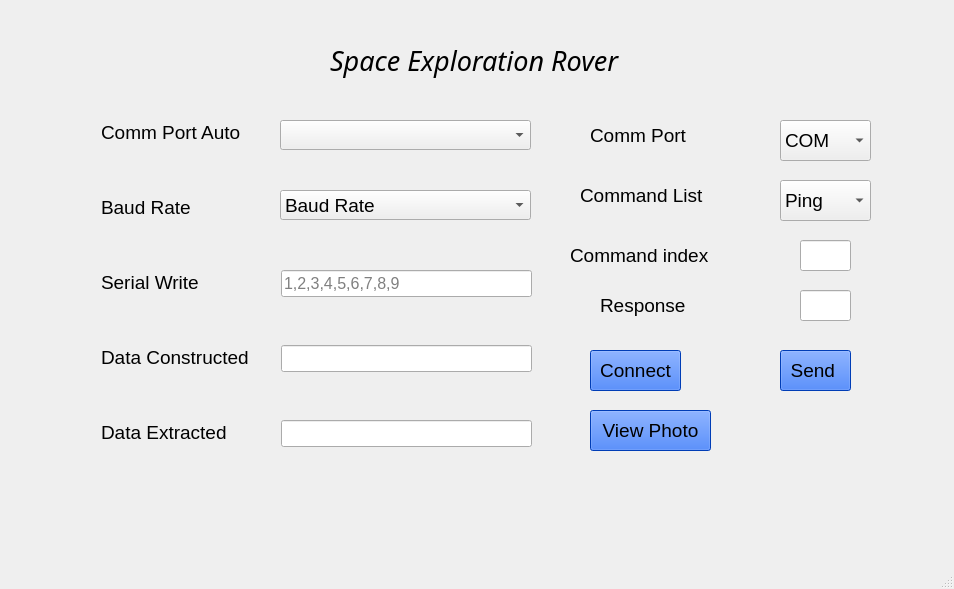
<?xml version="1.0" encoding="UTF-8"?>
<ui version="4.0">
 <class>MainWindow</class>
 <widget class="QMainWindow" name="MainWindow">
  <property name="geometry">
   <rect>
    <x>0</x>
    <y>0</y>
    <width>954</width>
    <height>589</height>
   </rect>
  </property>
  <property name="windowTitle">
   <string>MainWindow</string>
  </property>
  <property name="autoFillBackground">
   <bool>true</bool>
  </property>
  <property name="styleSheet">
   <string notr="true">background-image: url(&quot;./pic/background.jpg&quot;) no-repeat center center fixed;
</string>
  </property>
  <property name="animated">
   <bool>false</bool>
  </property>
  <property name="documentMode">
   <bool>true</bool>
  </property>
  <widget class="QWidget" name="centralwidget">
   <widget class="QComboBox" name="comboBox">
    <property name="geometry">
     <rect>
      <x>780</x>
      <y>120</y>
      <width>91</width>
      <height>41</height>
     </rect>
    </property>
    <property name="font">
     <font>
      <pointsize>14</pointsize>
     </font>
    </property>
    <property name="styleSheet">
     <string notr="true"/>
    </property>
    <item>
     <property name="text">
      <string>COM</string>
     </property>
    </item>
    <item>
     <property name="text">
      <string>COM0</string>
     </property>
    </item>
    <item>
     <property name="text">
      <string>COM1</string>
     </property>
    </item>
    <item>
     <property name="text">
      <string>COM2</string>
     </property>
    </item>
    <item>
     <property name="text">
      <string>COM3</string>
     </property>
    </item>
    <item>
     <property name="text">
      <string>COM4</string>
     </property>
    </item>
    <item>
     <property name="text">
      <string>COM5</string>
     </property>
    </item>
    <item>
     <property name="text">
      <string>COM6</string>
     </property>
    </item>
    <item>
     <property name="text">
      <string>COM7</string>
     </property>
    </item>
    <item>
     <property name="text">
      <string>COM8</string>
     </property>
    </item>
   </widget>
   <widget class="QLabel" name="label_6">
    <property name="geometry">
     <rect>
      <x>101</x>
      <y>346</y>
      <width>151</width>
      <height>22</height>
     </rect>
    </property>
    <property name="font">
     <font>
      <pointsize>14</pointsize>
     </font>
    </property>
    <property name="styleSheet">
     <string notr="true">background: transparent;</string>
    </property>
    <property name="text">
     <string>Data Constructed</string>
    </property>
   </widget>
   <widget class="QComboBox" name="comboBox_3">
    <property name="geometry">
     <rect>
      <x>780</x>
      <y>180</y>
      <width>91</width>
      <height>41</height>
     </rect>
    </property>
    <property name="font">
     <font>
      <pointsize>14</pointsize>
     </font>
    </property>
    <property name="styleSheet">
     <string notr="true"/>
    </property>
    <item>
     <property name="text">
      <string>Ping</string>
     </property>
    </item>
    <item>
     <property name="text">
      <string>MAP</string>
     </property>
    </item>
    <item>
     <property name="text">
      <string>GetCam</string>
     </property>
    </item>
   </widget>
   <widget class="QLabel" name="label_3">
    <property name="geometry">
     <rect>
      <x>101</x>
      <y>196</y>
      <width>89</width>
      <height>22</height>
     </rect>
    </property>
    <property name="font">
     <font>
      <pointsize>14</pointsize>
     </font>
    </property>
    <property name="styleSheet">
     <string notr="true">background: transparent;</string>
    </property>
    <property name="text">
     <string>Baud Rate</string>
    </property>
   </widget>
   <widget class="QPushButton" name="pushButton">
    <property name="geometry">
     <rect>
      <x>780</x>
      <y>350</y>
      <width>71</width>
      <height>41</height>
     </rect>
    </property>
    <property name="font">
     <font>
      <pointsize>14</pointsize>
     </font>
    </property>
    <property name="styleSheet">
     <string notr="true">background-color:rgb(0, 85, 255);</string>
    </property>
    <property name="text">
     <string>Send </string>
    </property>
   </widget>
   <widget class="QLabel" name="label_4">
    <property name="geometry">
     <rect>
      <x>580</x>
      <y>180</y>
      <width>161</width>
      <height>31</height>
     </rect>
    </property>
    <property name="font">
     <font>
      <pointsize>14</pointsize>
     </font>
    </property>
    <property name="styleSheet">
     <string notr="true">background: transparent;</string>
    </property>
    <property name="text">
     <string>Command List</string>
    </property>
   </widget>
   <widget class="QComboBox" name="comboBox_2">
    <property name="geometry">
     <rect>
      <x>280</x>
      <y>190</y>
      <width>251</width>
      <height>30</height>
     </rect>
    </property>
    <property name="font">
     <font>
      <pointsize>14</pointsize>
     </font>
    </property>
    <property name="styleSheet">
     <string notr="true"/>
    </property>
    <item>
     <property name="text">
      <string>Baud Rate</string>
     </property>
    </item>
    <item>
     <property name="text">
      <string>2400</string>
     </property>
    </item>
    <item>
     <property name="text">
      <string>4800</string>
     </property>
    </item>
    <item>
     <property name="text">
      <string>9600</string>
     </property>
    </item>
    <item>
     <property name="text">
      <string>14400</string>
     </property>
    </item>
    <item>
     <property name="text">
      <string>19200</string>
     </property>
    </item>
    <item>
     <property name="text">
      <string>38400</string>
     </property>
    </item>
    <item>
     <property name="text">
      <string>57600</string>
     </property>
    </item>
    <item>
     <property name="text">
      <string>115200</string>
     </property>
    </item>
    <item>
     <property name="text">
      <string>128000</string>
     </property>
    </item>
    <item>
     <property name="text">
      <string>256000</string>
     </property>
    </item>
   </widget>
   <widget class="QLineEdit" name="lineEdit">
    <property name="geometry">
     <rect>
      <x>281</x>
      <y>270</y>
      <width>251</width>
      <height>27</height>
     </rect>
    </property>
    <property name="font">
     <font>
      <pointsize>12</pointsize>
     </font>
    </property>
    <property name="placeholderText">
     <string>1,2,3,4,5,6,7,8,9</string>
    </property>
   </widget>
   <widget class="QComboBox" name="comboBox_4">
    <property name="geometry">
     <rect>
      <x>280</x>
      <y>120</y>
      <width>251</width>
      <height>30</height>
     </rect>
    </property>
    <property name="font">
     <font>
      <pointsize>14</pointsize>
     </font>
    </property>
    <property name="mouseTracking">
     <bool>true</bool>
    </property>
    <property name="styleSheet">
     <string notr="true"/>
    </property>
   </widget>
   <widget class="QLabel" name="label_7">
    <property name="geometry">
     <rect>
      <x>101</x>
      <y>421</y>
      <width>129</width>
      <height>22</height>
     </rect>
    </property>
    <property name="font">
     <font>
      <pointsize>14</pointsize>
     </font>
    </property>
    <property name="styleSheet">
     <string notr="true">background: transparent;</string>
    </property>
    <property name="text">
     <string>Data Extracted</string>
    </property>
   </widget>
   <widget class="QPushButton" name="pushButton_3">
    <property name="geometry">
     <rect>
      <x>590</x>
      <y>410</y>
      <width>121</width>
      <height>41</height>
     </rect>
    </property>
    <property name="font">
     <font>
      <pointsize>14</pointsize>
      <italic>false</italic>
     </font>
    </property>
    <property name="styleSheet">
     <string notr="true">background-color:rgb(0, 85, 255);
</string>
    </property>
    <property name="text">
     <string>View Photo</string>
    </property>
   </widget>
   <widget class="QLineEdit" name="lineEdit_4">
    <property name="geometry">
     <rect>
      <x>800</x>
      <y>290</y>
      <width>51</width>
      <height>31</height>
     </rect>
    </property>
    <property name="font">
     <font>
      <pointsize>12</pointsize>
     </font>
    </property>
   </widget>
   <widget class="QLineEdit" name="lineEdit_5">
    <property name="geometry">
     <rect>
      <x>800</x>
      <y>240</y>
      <width>51</width>
      <height>31</height>
     </rect>
    </property>
    <property name="font">
     <font>
      <pointsize>12</pointsize>
     </font>
    </property>
   </widget>
   <widget class="QLabel" name="label_9">
    <property name="geometry">
     <rect>
      <x>101</x>
      <y>121</y>
      <width>144</width>
      <height>22</height>
     </rect>
    </property>
    <property name="font">
     <font>
      <pointsize>14</pointsize>
     </font>
    </property>
    <property name="styleSheet">
     <string notr="true">background: transparent;</string>
    </property>
    <property name="text">
     <string>Comm Port Auto</string>
    </property>
   </widget>
   <widget class="QLabel" name="label_8">
    <property name="geometry">
     <rect>
      <x>600</x>
      <y>290</y>
      <width>91</width>
      <height>31</height>
     </rect>
    </property>
    <property name="font">
     <font>
      <pointsize>14</pointsize>
     </font>
    </property>
    <property name="styleSheet">
     <string notr="true">background: transparent;</string>
    </property>
    <property name="text">
     <string>Response</string>
    </property>
   </widget>
   <widget class="QLineEdit" name="lineEdit_2">
    <property name="geometry">
     <rect>
      <x>281</x>
      <y>345</y>
      <width>251</width>
      <height>27</height>
     </rect>
    </property>
    <property name="font">
     <font>
      <pointsize>12</pointsize>
     </font>
    </property>
   </widget>
   <widget class="QLabel" name="label_10">
    <property name="geometry">
     <rect>
      <x>570</x>
      <y>240</y>
      <width>161</width>
      <height>31</height>
     </rect>
    </property>
    <property name="font">
     <font>
      <pointsize>14</pointsize>
     </font>
    </property>
    <property name="styleSheet">
     <string notr="true">background: transparent;</string>
    </property>
    <property name="text">
     <string>Command index</string>
    </property>
   </widget>
   <widget class="QLabel" name="label">
    <property name="geometry">
     <rect>
      <x>330</x>
      <y>40</y>
      <width>411</width>
      <height>41</height>
     </rect>
    </property>
    <property name="font">
     <font>
      <family>Lucida Fax</family>
      <pointsize>20</pointsize>
      <italic>true</italic>
     </font>
    </property>
    <property name="styleSheet">
     <string notr="true">background: transparent;</string>
    </property>
    <property name="text">
     <string>Space Exploration Rover</string>
    </property>
   </widget>
   <widget class="QLineEdit" name="lineEdit_3">
    <property name="geometry">
     <rect>
      <x>281</x>
      <y>420</y>
      <width>251</width>
      <height>27</height>
     </rect>
    </property>
    <property name="font">
     <font>
      <pointsize>12</pointsize>
     </font>
    </property>
   </widget>
   <widget class="QLabel" name="label_5">
    <property name="geometry">
     <rect>
      <x>101</x>
      <y>271</y>
      <width>100</width>
      <height>22</height>
     </rect>
    </property>
    <property name="font">
     <font>
      <pointsize>14</pointsize>
     </font>
    </property>
    <property name="styleSheet">
     <string notr="true">background: transparent;</string>
    </property>
    <property name="text">
     <string>Serial Write</string>
    </property>
   </widget>
   <widget class="QPushButton" name="pushButton_2">
    <property name="geometry">
     <rect>
      <x>590</x>
      <y>350</y>
      <width>91</width>
      <height>41</height>
     </rect>
    </property>
    <property name="font">
     <font>
      <pointsize>14</pointsize>
      <italic>false</italic>
     </font>
    </property>
    <property name="styleSheet">
     <string notr="true">background-color:rgb(0, 85, 255);
</string>
    </property>
    <property name="text">
     <string>Connect</string>
    </property>
   </widget>
   <widget class="QLabel" name="label_2">
    <property name="geometry">
     <rect>
      <x>590</x>
      <y>120</y>
      <width>121</width>
      <height>31</height>
     </rect>
    </property>
    <property name="font">
     <font>
      <pointsize>14</pointsize>
     </font>
    </property>
    <property name="styleSheet">
     <string notr="true">background: transparent;</string>
    </property>
    <property name="text">
     <string>Comm Port</string>
    </property>
   </widget>
  </widget>
  <widget class="QMenuBar" name="menubar">
   <property name="geometry">
    <rect>
     <x>0</x>
     <y>0</y>
     <width>954</width>
     <height>22</height>
    </rect>
   </property>
  </widget>
  <widget class="QStatusBar" name="statusbar"/>
 </widget>
 <resources/>
 <connections/>
</ui>
